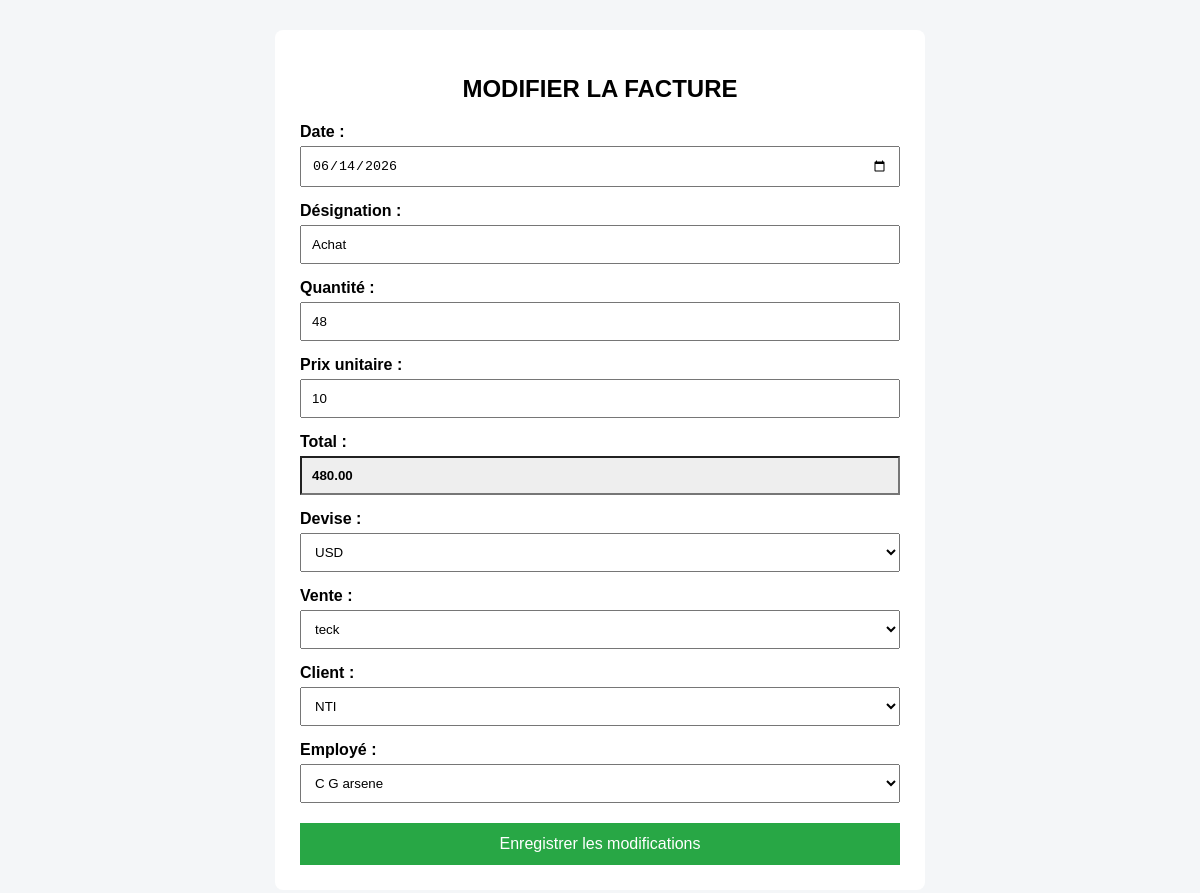
The app's page /facture/modifier.php?id=5 with its own data.
### tables this page shows
CREATE TABLE IF NOT EXISTS `facture` (
  `id_facture` int(11) NOT NULL AUTO_INCREMENT,
  `desingation` varchar(250) DEFAULT NULL,
  `date` date DEFAULT NULL,
  `QT` int(11) DEFAULT NULL,
  `PU` decimal(10,0) DEFAULT NULL,
  `total` decimal(10,2) DEFAULT NULL,
  `devise` enum('USD','CDF') NOT NULL,
  `id_vente` int(11) DEFAULT NULL,
  `id_client` int(11) DEFAULT NULL,
  `id_employe` int(11) DEFAULT NULL,
  PRIMARY KEY (`id_facture`),
  KEY `id_vente` (`id_vente`),
  KEY `id_employe` (`id_employe`)
);

CREATE TABLE IF NOT EXISTS `vente` (
  `id_vente` int(11) NOT NULL AUTO_INCREMENT,
  `produit` varchar(250) DEFAULT NULL,
  `date` date DEFAULT NULL,
  `quantite` int(11) DEFAULT NULL,
  `PU` decimal(10,0) DEFAULT NULL,
  `montant` decimal(10,2) DEFAULT NULL,
  `devise` enum('USD','CDF') DEFAULT NULL,
  `id_article` int(11) NOT NULL,
  `id_employe` int(11) DEFAULT NULL,
  PRIMARY KEY (`id_vente`),
  KEY `id_employe` (`id_employe`)
);

CREATE TABLE IF NOT EXISTS `client` (
  `id_client` int(11) NOT NULL AUTO_INCREMENT,
  `date` date DEFAULT NULL,
  `nom` varchar(100) DEFAULT NULL,
  `adresse` varchar(150) DEFAULT NULL,
  `telephone` varchar(20) DEFAULT NULL,
  `mail` varchar(40) DEFAULT NULL,
  PRIMARY KEY (`id_client`)
);

CREATE TABLE IF NOT EXISTS `employe` (
  `id_employe` int(11) NOT NULL AUTO_INCREMENT,
  `date` date DEFAULT NULL,
  `nom` varchar(50) NOT NULL,
  `postnom` varchar(50) DEFAULT NULL,
  `prenom` varchar(50) DEFAULT NULL,
  `fonction` varchar(50) DEFAULT NULL,
  `telephone` varchar(20) DEFAULT NULL,
  `mail` varchar(50) DEFAULT NULL,
  `salaire` decimal(10,2) DEFAULT NULL,
  PRIMARY KEY (`id_employe`)
);

### facture/modifier.php (the view, shortened to what this page needs)
<?php
$serveur = "localhost";
$utilisateur = "root";
$motdepasse = "";
$base = "cici";
$conn = mysqli_connect($serveur, $utilisateur, $motdepasse, $base);
mysqli_set_charset($conn, "utf8");
$id = (int) $_GET['id'];
$sql_facture = "
    SELECT *
    FROM facture
    WHERE id_facture = '$id'
";
$resultat_facture = mysqli_query($conn, $sql_facture);
$facture = mysqli_fetch_assoc($resultat_facture);
?>
<!DOCTYPE html>
<html lang="fr">
<head>
</head>
<body>
<div class="container">
    <h2>MODIFIER LA FACTURE</h2>
    <form method="POST">
        <label>Date :</label>
        <input
            type="date"
            name="date"
            value="<?php echo htmlspecialchars($facture['date']); ?>"
            required
        >
        <label>Désignation :</label>
        <input
            type="text"
            name="designation"
            value="<?php echo htmlspecialchars($facture['desingation']); ?>"
            required
        >
        <label>Quantité :</label>
        <input
            type="number"
            id="qt"
            name="QT"
            min="1"
            step="0.01"
            value="<?php echo htmlspecialchars($facture['QT']); ?>"
            required
        >
        <label>Prix unitaire :</label>
        <input
            type="number"
            id="pu"
            name="PU"
            min="0"
            step="0.01"
            value="<?php echo htmlspecialchars($facture['PU']); ?>"
            required
        >
        <label>Total :</label>
        <input
            type="number"
            id="total"
            name="total"
            step="0.01"
            value="<?php echo htmlspecialchars($facture['total']); ?>"
            readonly
        >
        <label>Devise :</label>
        <select name="devise" required>
            <option
                value="USD"
                <?php
                if ($facture['devise'] == 'USD') {
                    echo 'selected';
                }
                ?>
            >
                USD
            </option>
        </select>
        <label>Vente :</label>
        <select name="id_vente" required>
            <?php
            $sql_vente = "
                SELECT id_vente, produit
                FROM vente
                ORDER BY produit ASC
            ";
            $resultat_vente = mysqli_query($conn, $sql_vente);
            if ($resultat_vente) {
                while ($vente = mysqli_fetch_assoc($resultat_vente)) {
                    ?>
                    <option
                        value="<?php echo $vente['id_vente']; ?>"
                        <?php
                        if ($vente['id_vente'] == $facture['id_vente']) {
                            echo "selected";
                        }
                        ?>
                    >
                        <?php echo htmlspecialchars($vente['produit']); ?>
                    </option>
                    <?php
                }
            } else {
                ?>
                <option value="">
                    Erreur de chargement des ventes
                </option>
                <?php
            }
            ?>
        </select>
        <label>Client :</label>
        <select name="id_client" required>
            <?php
            $sql_client = "
                SELECT id_client, nom
                FROM client
                ORDER BY nom ASC
            ";
            $resultat_client = mysqli_query($conn, $sql_client);
            if ($resultat_client) {
                while ($client = mysqli_fetch_assoc($resultat_client)) {
                    ?>
                    <option
                        value="<?php echo $client['id_client']; ?>"
                        <?php
                        if ($client['id_client'] == $facture['id_client']) {
                            echo "selected";
                        }
                        ?>
                    >
                        <?php echo htmlspecialchars($client['nom']); ?>
                    </option>
                    <?php
                }
            } else {
                ?>
                <option value="">
                    Erreur de chargement des clients
                </option>
                <?php
            }
            ?>
        </select>
        <label>Employé :</label>
        <select name="id_employe" required>
            <?php
            $sql_employe = "
                SELECT id_employe, nom, postnom, prenom
                FROM employe
                ORDER BY nom ASC
            ";
            $resultat_employe = mysqli_query($conn, $sql_employe);
            if ($resultat_employe) {
                while ($employe = mysqli_fetch_assoc($resultat_employe)) {
                    $nom_complet =
                        $employe['nom'] . " " .
                        $employe['postnom'] . " " .
                        $employe['prenom'];
                    ?>
                    <option
                        value="<?php echo $employe['id_employe']; ?>"
                        <?php
                        if ($employe['id_employe'] == $facture['id_employe']) {
                            echo "selected";
                        }
                        ?>
                    >
                        <?php echo htmlspecialchars($nom_complet); ?>
                    </option>
                    <?php
                }
            } else {
                ?>
                <option value="">
                    Erreur de chargement des employés
                </option>
                <?php
            }
            ?>
        </select>
        <button type="submit" name="modifier">
            Enregistrer les modifications
        </button>
    </form>
</div>
</body>
</html>

### facture/modifier.php (style rules this page uses)
body { font-family: Arial, sans-serif; background: #f4f6f8; margin: 30px; }
.container { max-width: 600px; margin: auto; background: white; padding: 25px; border-radius: 8px; }
h2 { text-align: center; }
label { display: block; margin-top: 15px; font-weight: bold; }
input, select { width: 100%; padding: 10px; margin-top: 5px; box-sizing: border-box; }
#total { background: #eeeeee; font-weight: bold; }
button { width: 100%; padding: 12px; margin-top: 20px; background: #28a745; color: white; border: none; cursor: pointer; font-size: 16px; }

### records on screen
facture: date "06/14/2026", designation "Achat", QT "48", PU "10", total "480.00", devise "USD", id_vente "teck", id_client "NTI", id_employe "C G arsene"
